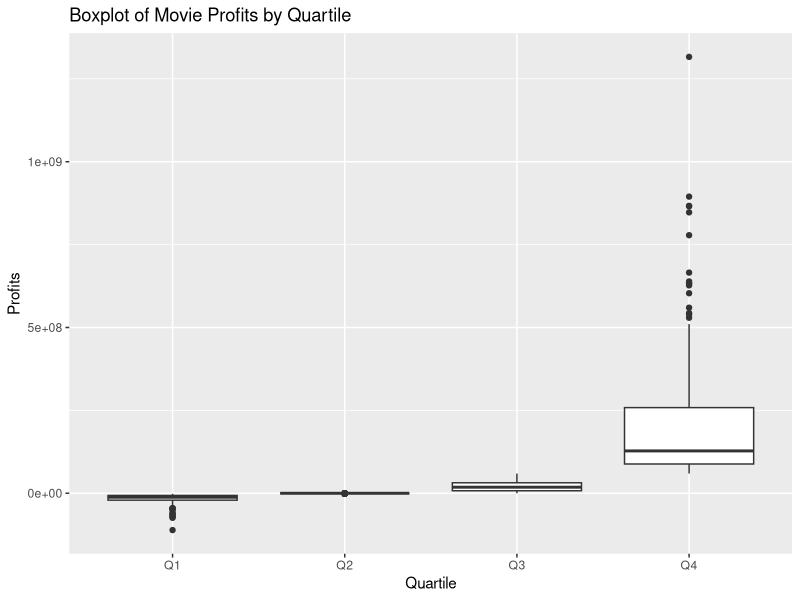
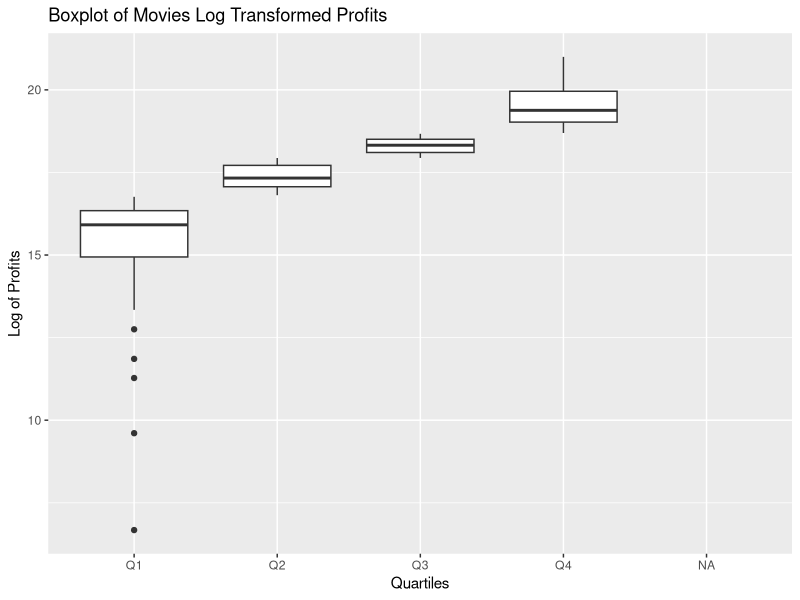
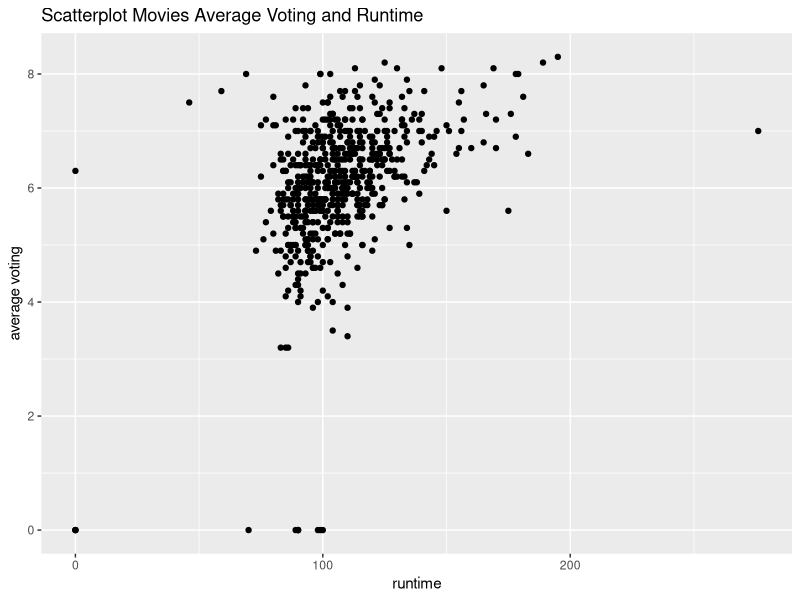
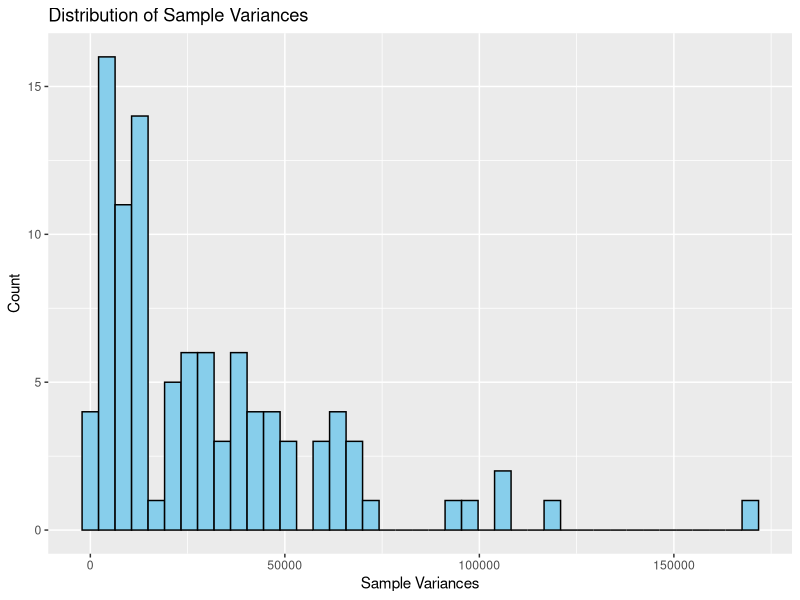
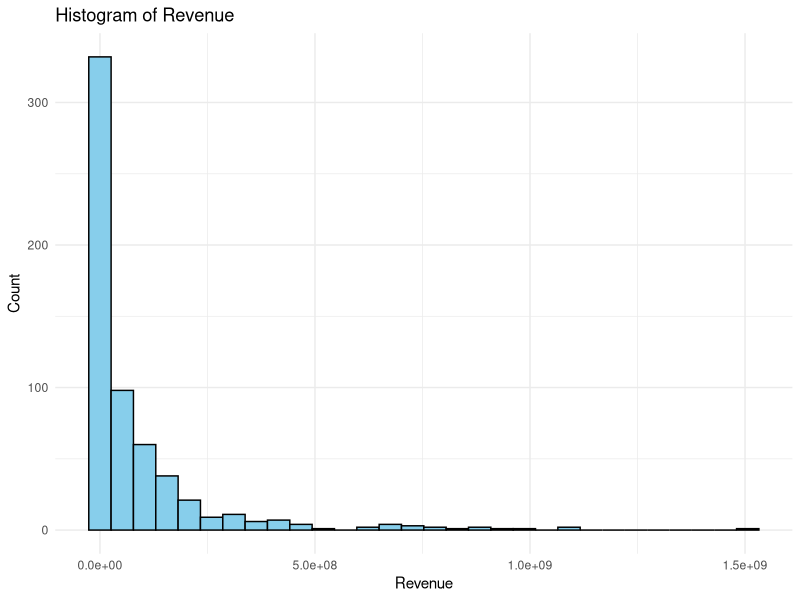
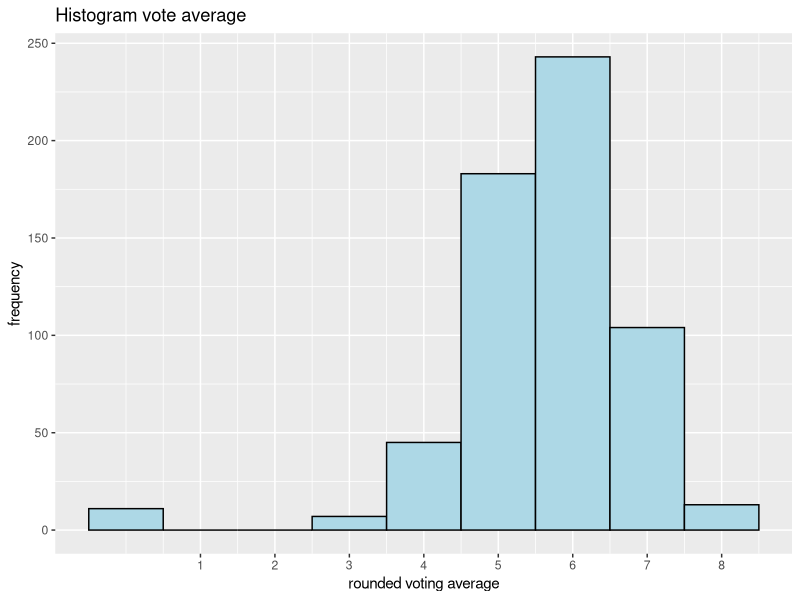

Here is the R script that generated these plots, in order:
## ---- chunk 1
knitr::opts_chunk$set(echo = TRUE)
## ---- chunk 2
library(readr)
movies2 = read_tsv("movies2.tsv")
#Here I am computing the number of observations, variables and subjects
ncol(movies2)
nrow(movies2)
## ---- chunk 3
#Here I am looking at the head of the dataset to determine whether the variables are nominal, ordinal, interval or ratio
head(movies2)
## ---- chunk 4
#Here I am making a new variable called profits
library(tidyr)
library(tidyverse)
movies2 = movies2 %>%
  mutate(profits = revenue -budget)
#Here I am computing the minimum, maximum and mean values of the variable profits
summary(movies2$profits)
## ---- chunk 5
#Here I am making a seperate dataset with 1 variable and 1 observation to see which movie has the highest profits and how much it is.
max_profit_movie = movies2[which.max(movies2$profits), "title"]
print(max_profit_movie)
max_profit = max(movies2$profits)

#Here I am doing the same thing as above but then for the lowest profits
min_profit_movie = movies2[which.min(movies2$profits), "title"]
print(min_profit_movie)
min_profit = min(movies2$profits)
## ---- chunk 6
#Here I am dividing the profits into quartiles as I have to plot a boxplot
movies2$quartile = cut(movies2$profits, breaks = quantile(movies2$profits, probs = c(0, 0.25,0.5, 0.75, 1)), labels = c("Q1", "Q2", "Q3", "Q4"), include.lowest = T)

#Here I am plotting a boxplot for the profits with quartiles
library(ggplot2)

ggplot(movies2, aes(x = quartile, y = profits)) + 
  geom_boxplot() + 
  labs(title = "Boxplot of Movie Profits by Quartile", x = "Quartile", y = "Profits")
  

## ---- chunk 7
#Here I make a new variable with the log transformed profits
movies2 = movies2 %>%
  mutate(log_profits = log(profits))
#Here I compute the mean but we were not sure to remove the NAs or not so in the first one we did not remove it and in the second we did to see if we would get different answers
mean(movies2$log_profits)
mean(movies2$log_profits, na.rm = T)

## ---- chunk 8
#Here I put NA instead of the profits that are negative or equal to 0, then I used the same code as before to calculate the logs and then I calculated the mean of the logs of the profits again.
movies2$profits = ifelse(movies2$profits <= 0 , NA, movies2$profits)
movies2 = movies2 %>%
  mutate(log_profits = log(profits))
mean(movies2$log_profits, na.rm = T)

#As I have to make a boxplot, I first divided the logs into quartiles
movies2$quartiles = cut(movies2$log_profits, breaks = quantile(movies2$log_profits, probs = c(0, 0.25,0.5, 0.75, 1), na.rm = T), labels = c("Q1", "Q2", "Q3", "Q4"), include.lowest = T)

# Here I am plotting the boxplot with the log transformed profits with quartiles
ggplot(movies2, aes(x = quartiles, y = log_profits)) + 
  geom_boxplot() + 
  labs(title = "Boxplot of Movies Log Transformed Profits", x = "Quartiles", y = "Log of Profits")
## ---- chunk 9
#Here I plot a scatterplot with runtime on x-axis and on the y-axis the vote average

ggplot(movies2, aes(x = runtime, y = vote_average)) + 
  geom_point() + 
  labs(title = "Scatterplot Movies Average Voting and Runtime", x = "runtime", y = "average voting")

## ---- chunk 10
#looking for the actor with the most movies
library(dplyr)
actor = movies2 %>%
  count(first_actor, sort = T) %>%
  head(1)
print(actor)
## ---- chunk 11
#computing the average revenue of Bruce
average_rev_Bruce = movies2 %>%
  filter(first_actor == "Bruce Willis") %>%
  summarise(av_rev_Bruce = mean(revenue))
print(average_rev_Bruce)

#computing the average revenue general
average_rev_generally = movies2 %>%
  summarise(rev_gen = mean(revenue))
print(average_rev_generally)
## ---- chunk 12
#computing the varience of the subset Bruce of the revenue and the general variance of the full dataset
library(tidyverse)

var_bruce = movies2 %>%
  filter(first_actor == "Bruce Willis") %>%
  summarise(var_bruce = var(revenue))
print(var_bruce)

var_gen = movies2 %>%
  summarise(var_gen = var(revenue))
print(var_gen)

## ---- chunk 13
#recoding profits into millions and calculating the variance of the mean
movies2$profits = movies2$profits/1000000
library(tidyverse)

var_profits2 = var(movies2$profits, na.rm = T)
print(var_profits2)
## ---- chunk 14
#creation of a sample of 25 movies, new data set and computing the variance of this sample
set.seed(123)
movies_sample = movies2[sample(nrow(movies2), 25),]
var_sample_profits = var(movies_sample$profits, na.rm =T)
print(var_sample_profits)
## ---- chunk 15
#creating a for loop to make different samples with vectors computing the variance
set.seed(123)
sample_vars = numeric(100)
for (i in 1:100) {
  samples_movies = movies2[sample(nrow(movies2), 25),]
  sample_vars[i] = var(samples_movies$profits, na.rm = T)
}
head(sample_vars)
## ---- chunk 16
#computing the mean, standard deviation and plotting the histogram of the sample variances
summary(sample_vars)
mean(sample_vars)
sd(sample_vars)
sample_vars = data.frame(sample_vars)
library(ggplot2)
ggplot(sample_vars, aes(x = sample_vars)) + 
  geom_histogram(binwidth = diff(range(sample_vars))/40, colour = "black", fill = "skyblue") + 
  labs(title = "Distribution of Sample Variances", x = "Sample Variances", y = "Count")
## ---- chunk 17
#WRITE YOUR CODE HERE
thriller = movies2 %>%
  filter(genre == "Thriller")

N<-length(thriller$runtime)
mean_runtime <- mean(thriller$runtime)
sd_runtime   <- sd(thriller$runtime)
t_a2 <- qt(0.995, df = N - 1) 


LOW <- mean_runtime - t_a2 * (sd_runtime/ sqrt(N))
UP  <- mean_runtime + t_a2 * (sd_runtime/ sqrt(N))


CI<-paste0("(",round(LOW,4),",",round(UP,4),")")
print(CI)
## ---- chunk 18
#WRITE YOUR CODE HERE
N<-length(thriller$runtime)
mean_runtime <- mean(thriller$runtime)
sd_runtime   <- sd(thriller$runtime)
z_a2 <- qnorm(0.995)


LOW <- mean_runtime - z_a2 * (sd_runtime/ sqrt(N))
UP  <- mean_runtime + z_a2 * (sd_runtime/ sqrt(N))


CI<-paste0("(",round(LOW,4),",",round(UP,4),")")
print(CI)


## ---- chunk 19
#WRITE YOUR CODE HERE
s2 <- var(movies2$runtime)

sigma_sq <- 500

chi2_stat <- (N - 1) * s2 / sigma_sq

alpha <- 0.05
chi2_L <- qchisq(alpha/2, df = N-1)       
chi2_U <- qchisq(1 - alpha/2, df = N-1) 


## ---- chunk 20
#WRITE YOUR CODE HERE
ggplot(movies2, aes(x = revenue)) +
  geom_histogram(bins = 30, fill = "skyblue", color = "black") +
  labs(title = "Histogram of Revenue", x = "Revenue", y = "Count") +
  theme_minimal()
## ---- chunk 21
#WRITE YOUR CODE HERE
movies2 <- movies2 %>%
  mutate(vote_average_rounded = floor(vote_average))  

# Histogram met ggplot2
ggplot(movies2, aes(x = vote_average_rounded)) +
  geom_histogram(binwidth = 1, fill = "lightblue", color = "black") +
  labs(title = "Histogram vote average",
       x = "rounded voting average",
       y = "frequency") +
  scale_x_continuous(breaks = seq(1, 10, 1))

## ---- chunk 22
#WRITE YOUR CODE HERE


## ---- chunk 23
#WRITE YOUR CODE HERE


## ---- chunk 24
#WRITE YOUR CODE HERE

## ---- chunk 25
#WRITE YOUR CODE HERE

## ---- chunk 26
#WRITE YOUR CODE HERE

## ---- chunk 27
#WRITE YOUR CODE HERE

## ---- chunk 28
#WRITE YOUR CODE HERE

## ---- chunk 29
#WRITE YOUR CODE HERE

## ---- chunk 30
#WRITE YOUR CODE HERE

## ---- chunk 31
#WRITE YOUR CODE HERE

## ---- chunk 32
#WRITE YOUR CODE HERE

## ---- chunk 33
#WRITE YOUR CODE HERE

## ---- chunk 34
#WRITE YOUR CODE HERE

## ---- chunk 35
#WRITE YOUR CODE HERE

## ---- chunk 36
#WRITE YOUR CODE HERE

## ---- chunk 37
#WRITE YOUR CODE HERE

## ---- chunk 38
#WRITE YOUR CODE HERE

## ---- chunk 39
#WRITE YOUR CODE HERE
